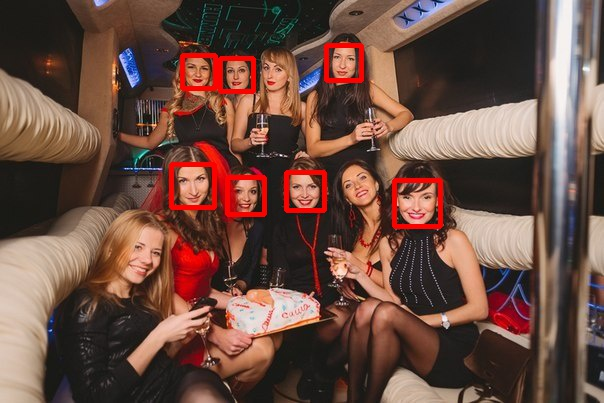
#> input picture OpenCV/test_default.jpg, 604 x 403 px
$ python -i faceDetector.py   (imports and definitions only)   (Python 2 division)
#> lines starting #> are read from the running program, lines starting #| are printed output that depends on the picture
# prerequisities
#sudo apt-get install python-opencv

import numpy as np
import cv2
import sys
import os
import hashlib
import logging
from collections import namedtuple
import time


OFFSET_X = 20
OFFSET_Y = 20
OFFSET_H = 20
OFFSET_W = 20

X = []
Y = []
K = 0

Entity = namedtuple("Entity", "dir, entity")


# [1 line not run here, left out]
logger = logging.getLogger()
# [1 line not run here, left out]

class TrainingDataParser(object):


  def __init__(self):
    self.Entities = []
    self.entity = None
    self.X = []
    self.Y = []
    self.training_data_dir = None
    self.gray = None
    self.face_cascade = cv2.CascadeClassifier('/usr/local/share/OpenCV/haarcascades/haarcascade_frontalface_default.xml')
    #self.eye_cascade = cv2.CascadeClassifier('/usr/local/share/OpenCV/haarcascades/haarcascade_eye.xml')
    self.eye_cascade = cv2.CascadeClassifier('/usr/local/share/OpenCV/haarcascades/haarcascade_eye_tree_eyeglasses.xml')


  def readTrainingDataDir(self, training_data_dir):
    flag = True
    self.training_data_dir = training_data_dir
    try:
      self.entities = [self.generateEntity(dir) for dir in os.listdir(training_data_dir)]
      logger.info("Entities: %s", str(self.entities))
    except OSError:
      flag = False
      print training_data_dir + " not exist."
    return flag


  def generateEntity(self, dir):
    entity = str(hashlib.md5(dir).hexdigest())
    logger.info("dir: <<%s>>", dir)
    logger.info("entity: <<%s>>", entity)
    return Entity(dir, entity)


  def parseEntities(self):
    flag = True
    for entity in self.entities:
      self.entity = entity
      self.parseEntity()
    #logger.info("X: %s", str(self.X))
    #logger.info("Y: %s", str(self.Y))
    return flag


  def parseEntity(self):
    flag = True
    logger.info("Parse entity: <<%s>>", str(self.entity))
    for file in os.listdir(self.training_data_dir + "/" + self.entity.dir):
      self.in_path = self.training_data_dir + "/" + self.entity.dir
      self.out_path = self.training_data_dir + "_out/" + self.entity.dir
      try:
        os.makedirs(self.out_path)
      except OSError: pass
      self.parseFileFromEntity(self.in_path + "/" + file)
    return flag


  def generateFileName(self, file, good):
    time.sleep(1)
    prefix = "/"
    if not good:
        prefix = "/BAD_"
    return self.out_path + prefix + str(hashlib.md5(str(time.time())).hexdigest()) + ".png"


  def checkFace(self, candidate,x,y,w,h):
    flag = True
    roi_gray = self.gray[y:y+h, x:x+w]
    eyes = self.eye_cascade.detectMultiScale(roi_gray)
    logger.info("Eyes: %s" % str(len(eyes)))
    #faces = self.face_cascade.detectMultiScale(candidate, 1.3, 5)
    if len(eyes)==0:
      flag = False
    return flag


  def adjustCandidateArea(self, x,y,w,h):
    ax,ay,aw,ah = x,y,w,h
    if (x - OFFSET_X) > 0:
      ax = x - OFFSET_X
    else:
      ax = 0
    if (y - OFFSET_Y) > 0:
      ay = y - OFFSET_Y
    else:
      ay = 0
    if (x + w + OFFSET_W) < (self.image_width):
      aw = w + OFFSET_W + (x-ax)
    else:
      aw = self.image_width - ax
    if (y + h + OFFSET_H) < (self.image_height):
      ah = h + OFFSET_H + (y-ay)
    else:
      ah = self.image_height - ay
    return (ax,ay,aw,ah)


  def parseFileFromEntity(self, file, multi = False):
#> called with file = 'test_default.jpg', multi = False
    global K
    flag = True
    candidates = 0
    logger.info("file: <<%s>>", file)
    try:
      img = cv2.imread(file)
#> img is the input picture: shape (403, 604, 3); mean B, G, R 65.5, 76.2, 107
      self.image_height, self.image_width, self.image_depth = img.shape
#> self.image_height = 403; self.image_width = 604; self.image_depth = 3
      self.gray = cv2.cvtColor(img, cv2.COLOR_BGR2GRAY)
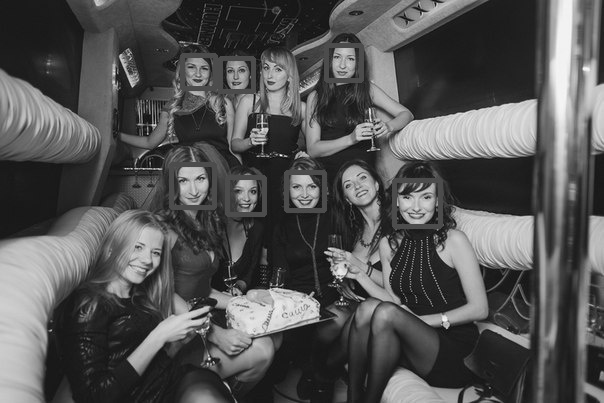
#> self.gray: shape (403, 604); min 2, max 251, mean 84.2
      faces = self.face_cascade.detectMultiScale(self.gray, 1.3, 5)
#> faces = [[328, 46, 32, 32], [182, 55, 33, 33], [222, 60, 29, 29], [171, 163, 45, 45], [286, 172, 38, 38]]
      candidates = len(faces)
#> candidates = 5
      # Number of clusters
      K = max([K, candidates])
#> K = 5
      logger.info("file: <<%s>> contain %s candidates" % (file, str(candidates)))
      logger.info("Number of clusters: %s" % str(K))
      if candidates>1:
        logger.info("More then 1 candidate - skip image")
        #flag = False
      if flag:
        for (x,y,w,h) in faces:
          logger.info("Before: x: %s, y: %s, w: %s, h: %s" % (x,y,w,h))
          (ax,ay,aw,ah) = self.adjustCandidateArea(x,y,w,h)
          logger.info("After: x: %s, y: %s, w: %s, h: %s" % (ax,ay,aw,ah))
          flag = self.checkFace(img[ay:ay+ah, ax:ax+aw],ax,ay,aw,ah)
          if flag:
            candidates = candidates + 1
            self.Y.append(self.entity.entity)
            self.X.append(img[y:y+h, x:x+w])
          file_name = self.generateFileName(file, good = flag)
          logger.info("Valid candidate: file_name: <<%s>>", file_name)
          cv2.imwrite(file_name,img[y:y+h, x:x+w])
#> this loop made 1 pass
#> (x, y, w, h, ax, ay, aw, ah) on pass 1: (328, 46, 32, 32, 308, 26, 72, 72)
#> pass 1, in checkFace, `roi_gray = self.gray[y:y+h, x:x+w]`:
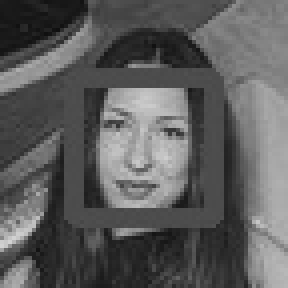
#> roi_gray: shape (72, 72) (shown 4 times larger); min 15, max 210, mean 92.4
#> after the loop, candidates = 5; self.X = []; self.Y = []
    except Exception, err:
#> (the run stopped early here; a loop or call above may not have finished)

$ run again, on OpenCV/in.jpg
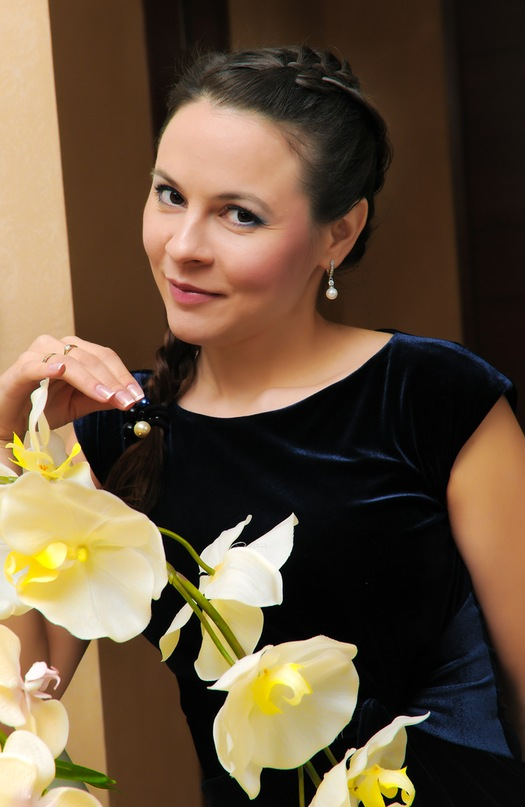
#> input picture OpenCV/in.jpg, 525 x 807 px
#> in parseFileFromEntity, img is the input picture: shape (807, 525, 3); mean B, G, R 60.3, 82.6, 102.3
#> in parseFileFromEntity, `self.gray = cv2.cvtColor(img, cv2.COLOR_BGR2GRAY)`:
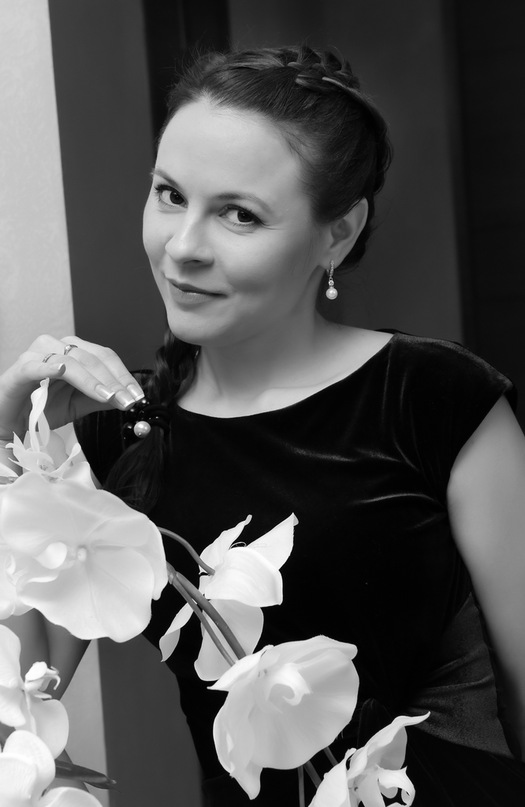
#> self.gray: shape (807, 525); min 0, max 255, mean 86
#> faces = [[101, 126, 205, 205]]
#> in parseFileFromEntity, `candidates = len(faces)`: candidates = 1
#> the loop in parseFileFromEntity, `for (x,y,w,h) in faces:` made 1 pass
#> (x, y, w, h, ax, ay, aw, ah) on pass 1: (101, 126, 205, 205, 81, 106, 245, 245)
#> pass 1, in checkFace, `roi_gray = self.gray[y:y+h, x:x+w]`:
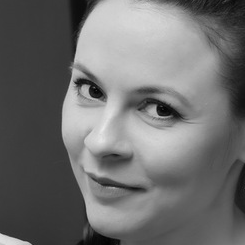
#> roi_gray: shape (245, 245); min 2, max 234, mean 110.3
#> after the loop in parseFileFromEntity, `for (x,y,w,h) in faces:`: candidates = 2; self.X = []
